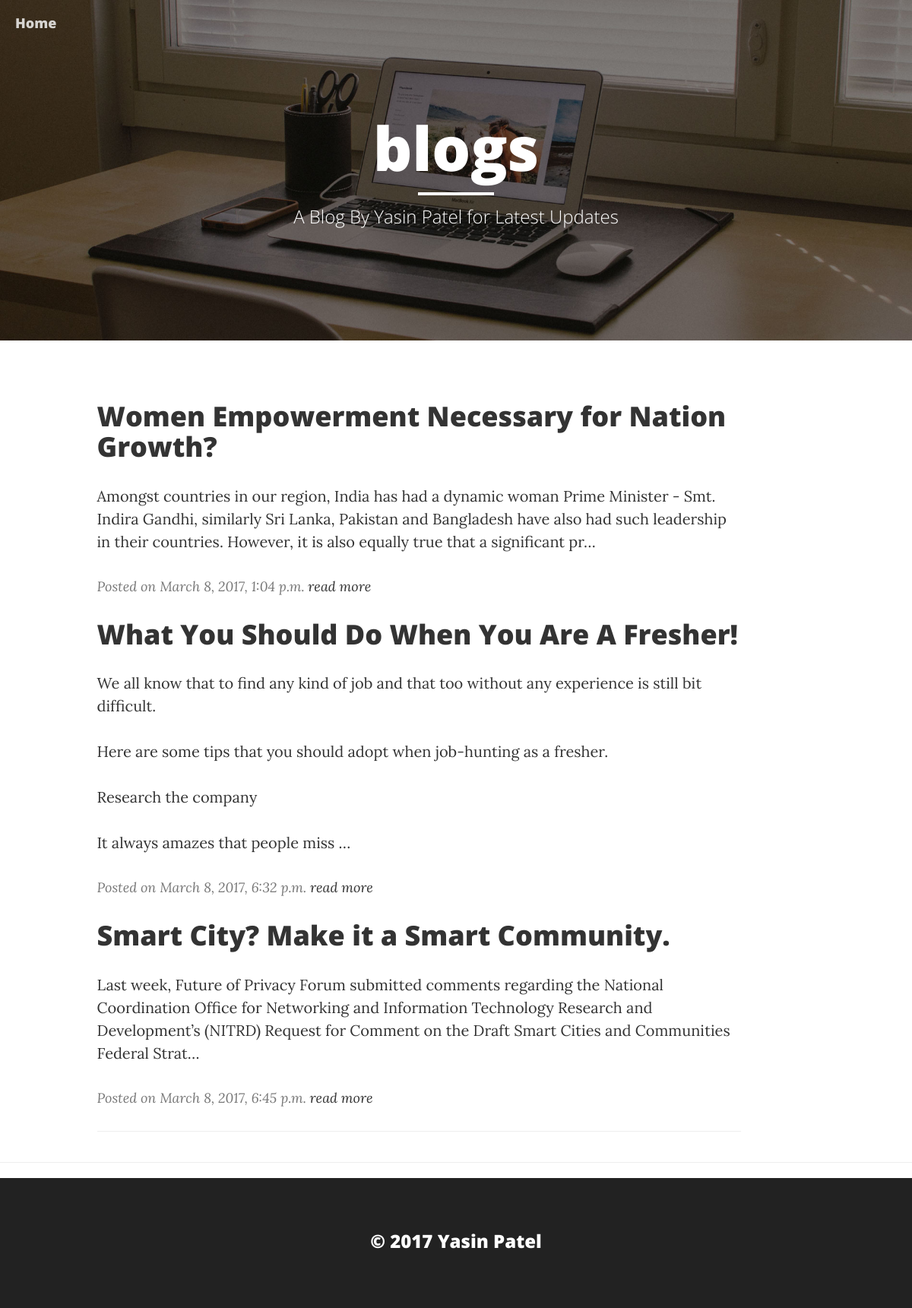
The app's page /, older data.
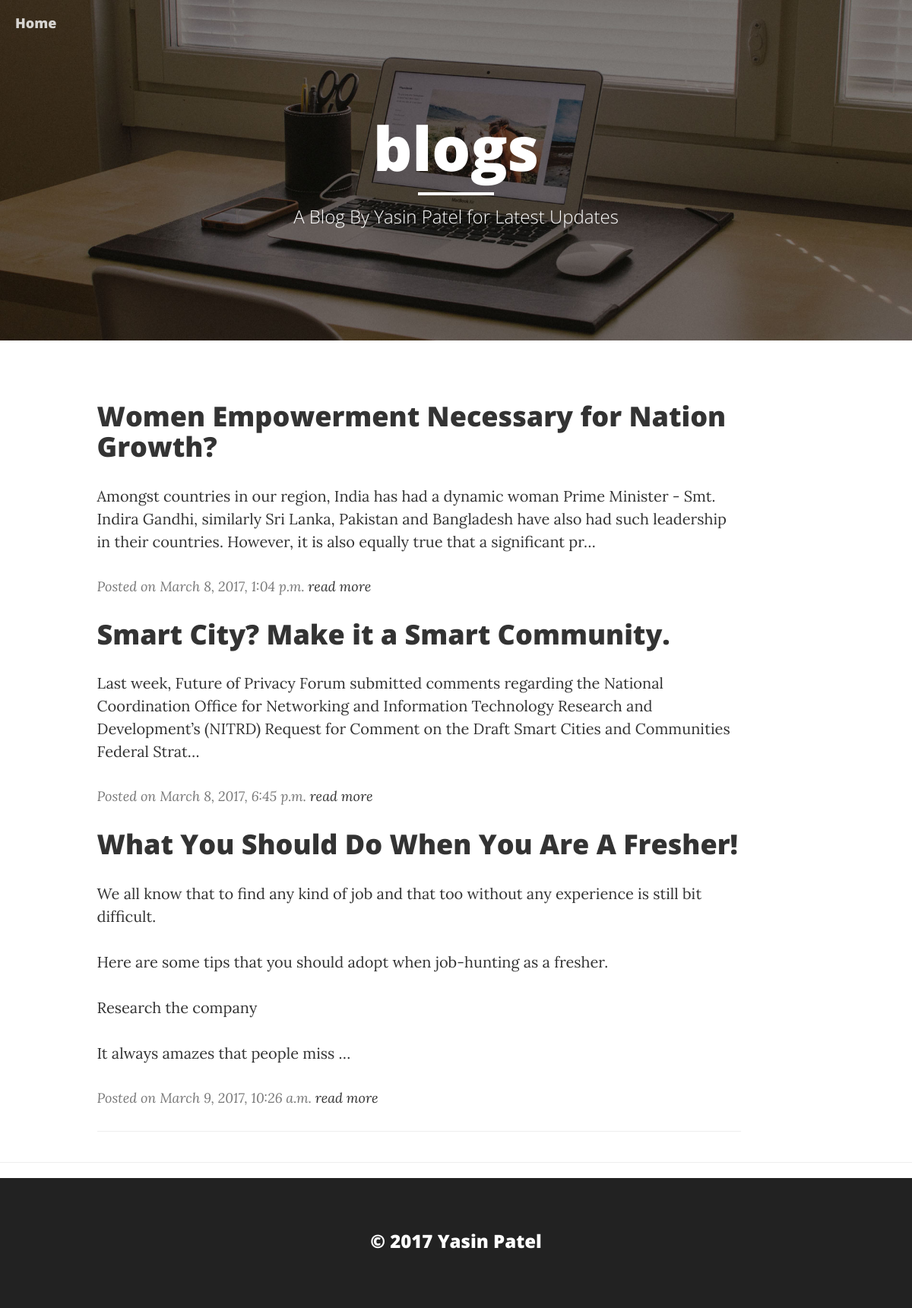
The same page, newer data.
### blog/models.py (models this page shows, shortened)
class Post(BaseModel):
    author =models.ForeignKey('auth.User')
    title=models.CharField(max_length=200)
    text=models.TextField()
    created_date=models.DateTimeField(default=timezone.now)
    published_date=models.DateTimeField(blank=True,null=True)

### blog/views.py (the view)
# urls.py: url(r'^$',views.post_list,name="post_list"),
def post_list(request):
    posts =Post.objects.filter(published_date__lte=timezone.now()).order_by('published_date')
    return render(request,'blog/post_list.html',{"posts":posts})

### templates/blog/post_list.html
{% extends 'blog/layout.html' %}
{% block content %}
<div class="row">
    <div class="col-lg-9 col-md-10 col-md-offset-1">
        {% for post in posts %}
          <div class="post-preview">
              <a href="{% url 'post_details' pk=post.id %}">
                  <h3 class="post-title">
                    {{ post.title }}
                  </h3>
              </a>
                  <p class="post-subtitle">
                      {{ post.text|linebreaksbr|truncatechars:250 }}
                  </p>
              <p class="post-meta">Posted on {{ post.published_date }}
              <a href="{% url 'post_details' pk=post.id %}">read more</a>
            </p>
          </div>
        {% endfor %}
      <hr>
    </div>
</div>
{% endblock %}

### templates/blog/layout.html (shortened to what this page needs)
{% load static %}
<!DOCTYPE html>
<html lang="en">
<head>
    <link rel="stylesheet" href="{% static 'css/bootstrap.css' %}">
    <link rel="stylesheet" href="{% static 'css/clean-blog.css' %}">
</head>
<body>
    <nav class="navbar navbar-default navbar-custom navbar-fixed-top">
        <div class="container-fluid">
            <div class="navbar-header page-scroll">
                <a class="navbar-brand" href="/">Home</a>
            </div>
        </div>
    </nav>
    <header class="intro-header" style="background-image: url('{% static 'images/home-bg.jpg' %}')">
        <div class="container">
            <div class="row">
                <div class="col-lg-8 col-lg-offset-2 col-md-10 col-md-offset-1">
                    <div class="site-heading">
                        <h1>blogs</h1>
                        <hr class="small">
                        <span class="subheading">A Blog By Yasin Patel for Latest Updates</span>
                    </div>
                </div>
            </div>
        </div>
    </header>
    <div class="container">
      {% block content %}
      {% endblock %}
    </div>
    <hr/>
    <footer style="background-color:#222">
        <div class="container" style="text-align: center">
          <h3 style="color:#fff">&copy; 2017 Yasin Patel</h3>
        </div>
    </footer>
</body>
</html>

### static/css/clean-blog.css (style rules this page uses)
body { font-family: 'Lora', 'Times New Roman', serif; font-size: 20px; color: #333333; }
p { line-height: 1.5; margin: 30px 0; }
p a { text-decoration: underline; }
h1, h2, h3, h4, h5, h6 { font-family: 'Open Sans', 'Helvetica Neue', Helvetica, Arial, sans-serif; font-weight: 800; }
a { color: #333333; }
hr.small { max-width: 100px; margin: 15px auto; border-width: 4px; border-color: white; }
.navbar-custom { position: absolute; top: 0; left: 0; width: 100%; z-index: 3; font-family: 'Open Sans', 'Helvetica Neue', Helvetica, Arial, sans-serif; }
.navbar-custom .navbar-brand { font-weight: 800; }
@media only screen and (min-width: 768px) { .navbar-custom { background: transparent; border-bottom: 1px solid transparent; } }
@media only screen and (min-width: 768px) { .navbar-custom .navbar-brand { color: white; padding: 20px; } }
@media only screen and (min-width: 1170px) { .navbar-custom { -webkit-transition: background-color 0.3s; -moz-transition: background-color 0.3s; transition: background-color 0.3s; -webkit-transform: translate3d(0, 0, 0); -moz-transform: translate3d(0, 0, 0); -ms-transform: translate3d(0, 0, 0); -o-transform: translate3d(0, 0, 0); transform: translate3d(0, 0, 0); -webkit-backface-visibility: hidden; backface-visibility: hidden; } }
.intro-header { background-color: #777777; background: no-repeat center center; background-attachment: scroll; -webkit-background-size: cover; -moz-background-size: cover; background-size: cover; -o-background-size: cover; margin-bottom: 50px; }
.intro-header .site-heading, .intro-header .post-heading, .intro-header .page-heading { padding: 100px 0 50px; color: white; }
@media only screen and (min-width: 768px) { .intro-header .site-heading, .intro-header .post-heading, .intro-header .page-heading { padding: 150px 0; } }
.intro-header .site-heading, .intro-header .page-heading { text-align: center; }
.intro-header .site-heading h1, .intro-header .page-heading h1 { margin-top: 0; font-size: 50px; }
.intro-header .site-heading .subheading, .intro-header .page-heading .subheading { font-size: 24px; line-height: 1.1; display: block; font-family: 'Open Sans', 'Helvetica Neue', Helvetica, Arial, sans-serif; font-weight: 300; margin: 10px 0 0; }
@media only screen and (min-width: 768px) { .intro-header .site-heading h1, .intro-header .page-heading h1 { font-size: 80px; } }
.post-preview > a { color: #333333; }
.post-preview > a > .post-title { font-size: 30px; margin-top: 30px; margin-bottom: 10px; }
.post-preview > .post-meta { color: #777777; font-size: 18px; font-style: italic; margin-top: 0; }
.post-preview > .post-meta > a { text-decoration: none; color: #333333; }
@media only screen and (min-width: 768px) { .post-preview > a > .post-title { font-size: 36px; } }
footer { padding: 50px 0 65px; }
body { -webkit-tap-highlight-color: #0085A1; }

Row changes from the older to the newer data that the page shows:
shown differently, row unchanged: Post "Smart City? Make it a Smart Community.": moves up the list
changed Post "What You Should Do When You Are A Fresher!": published_date "March 8, 2017, 6:32 p.m." → "March 9, 2017, 10:26 a.m."
